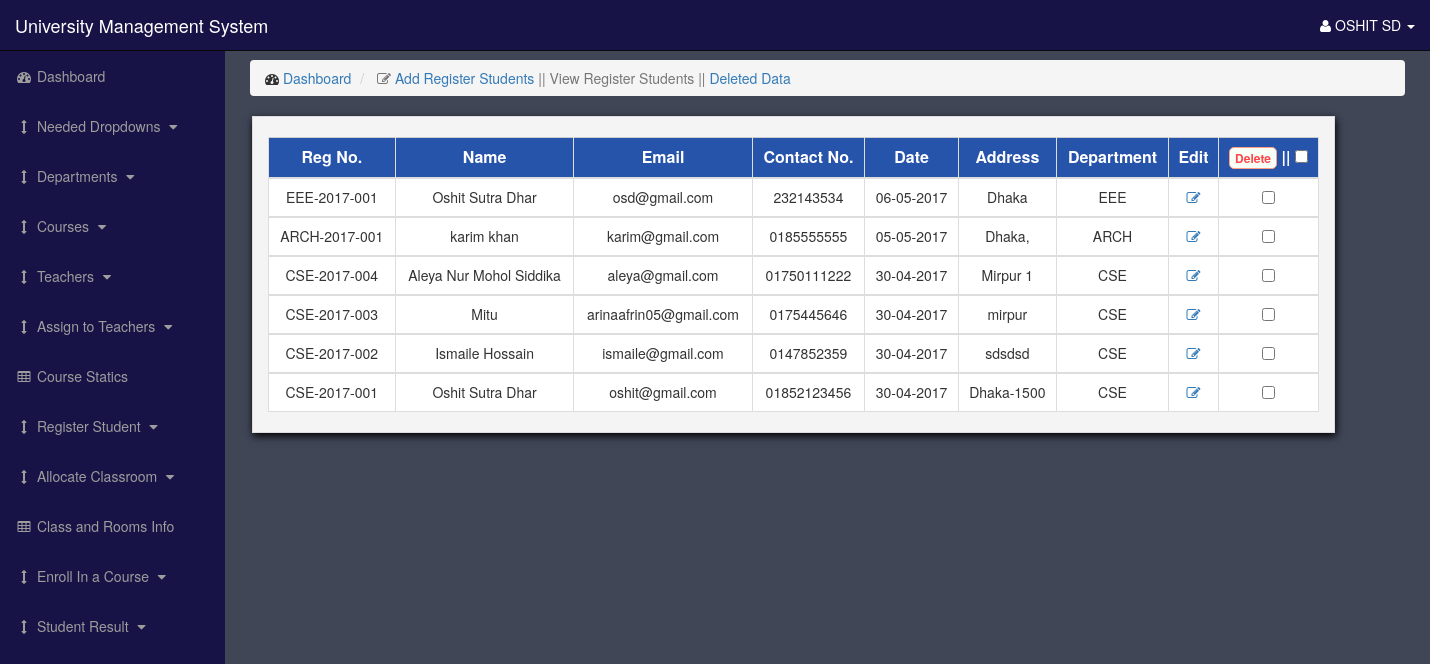
Page /admin/Views/RegisterStudents/showRegStd.php (signed in) on the committed database.
### tables this page shows
CREATE TABLE IF NOT EXISTS `register_stds` (
`id` int(11) NOT NULL,
  `name` varchar(255) NOT NULL,
  `email` varchar(255) NOT NULL,
  `contact` varchar(255) NOT NULL,
  `date` text NOT NULL,
  `address` text NOT NULL,
  `department` varchar(300) NOT NULL,
  `regnum` varchar(255) NOT NULL,
  `is_delete` tinyint(11) NOT NULL DEFAULT '0',
  `created_at` datetime NOT NULL,
  `updated_at` datetime NOT NULL,
  `deleted_at` datetime NOT NULL
);

### admin/Src/RegisterStudents/RegisterStudents.php (called while the page is built, shortened)
<?php
class RegisterStudents extends Dbconnect
{
    public function getAllData()
    {
        $db = $this->pdo;
        $query = 'select * from `register_stds` where is_delete = 0   ORDER BY id DESC';
        $stmt = $db->prepare($query);
        $stmt->execute();
        $allData = $stmt->fetchAll();
        return $allData;
    }
}

### admin/Views/RegisterStudents/showRegStd.php (the view, shortened to what this page needs)
<!DOCTYPE html>
<html lang="en">
<head>
    <link href="../../css/bootstrap.min.css" rel="stylesheet">
    <link href="../../css/sb-admin.css" rel="stylesheet">
    <link href="../../font-awesome/css/font-awesome.min.css" rel="stylesheet" type="text/css">
</head>
<body>
<div id="wrapper">
    <nav class="navbar navbar-inverse navbar-fixed-top header" role="navigation">
        <div class="navbar-header">
            <a class="navbar-brand" href="../../index.php">University Management System</a>
        </div>
        <ul class="nav navbar-right top-nav">
            <li class="dropdown">
                <a href="#" class="dropdown-toggle" data-toggle="dropdown"><i class="fa fa-user"></i>
                    <?php @session_start(); echo $_SESSION['userid']['name']; ?>
                    <b class="caret"></b></a>
            </li>
        </ul>
        <div class="collapse navbar-collapse navbar-ex1-collapse">
            <ul class="nav navbar-nav side-nav">
                <li>
                    <a href="../../index.php"><i class="fa fa-fw fa-dashboard"></i> Dashboard</a>
                </li>
                <li>
                    <a href="javascript:;" data-toggle="collapse" data-target="#demo00"><i class="fa fa-fw fa-arrows-v"></i> Needed Dropdowns <i class="fa fa-fw fa-caret-down"></i></a>
                </li>
                <li>
                    <a href="javascript:;" data-toggle="collapse" data-target="#demo"><i class="fa fa-fw fa-arrows-v"></i> Departments <i class="fa fa-fw fa-caret-down"></i></a>
                </li>
                <li>
                    <a href="javascript:;" data-toggle="collapse" data-target="#demo1"><i class="fa fa-fw fa-arrows-v"></i> Courses <i class="fa fa-fw fa-caret-down"></i></a>
                </li>
                <li>
                    <a href="javascript:;" data-toggle="collapse" data-target="#demo2"><i class="fa fa-fw fa-arrows-v"></i> Teachers <i class="fa fa-fw fa-caret-down"></i></a>
                </li>
                <li>
                    <a href="javascript:;" data-toggle="collapse" data-target="#demo3"><i class="fa fa-fw fa-arrows-v"></i> Assign to Teachers <i class="fa fa-fw fa-caret-down"></i></a>
                </li>
                <li>
                    <a href="../CourseStatic/ViewCourseStatic.php"><i class="fa fa-fw fa-table"></i> Course Statics </a>
                </li>
                <li>
                    <a href="javascript:;" data-toggle="collapse" data-target="#demo5"><i class="fa fa-fw fa-arrows-v"></i> Register Student <i class="fa fa-fw fa-caret-down"></i></a>
                </li>
                <li>
                    <a href="javascript:;" data-toggle="collapse" data-target="#demo6"><i class="fa fa-fw fa-arrows-v"></i> Allocate Classroom <i class="fa fa-fw fa-caret-down"></i></a>
                </li>
                <li>
                    <a href="../ClassAndRoomsInfo/ClassAndRooms.php"><i class="fa fa-fw fa-table"></i> Class and Rooms Info </a>
                </li>
                <li>
                    <a href="javascript:;" data-toggle="collapse" data-target="#demo8"><i class="fa fa-fw fa-arrows-v"></i> Enroll In a Course <i class="fa fa-fw fa-caret-down"></i></a>
                </li>
                <li>
                    <a href="javascript:;" data-toggle="collapse" data-target="#demo9"><i class="fa fa-fw fa-arrows-v"></i> Student Result <i class="fa fa-fw fa-caret-down"></i></a>
                </li>
            </ul>
        </div>
    </nav>
    <div id="page-wrapper">
        <div class="container-fluid">
            <div class="row">
                <div class="col-lg-12">
                    <ol class="breadcrumb">
                        <li>
                            <i class="fa fa-dashboard"></i>  <a href="../../index.php">Dashboard</a>
                        </li>
                        <li class="active">
                            <i class="fa fa-edit"></i> <a href="RegisterStds.php">Add Register Students</a> || View Register Students || <a href="UndoshowRegStd.php">Deleted Data</a>
                        </li>
                    </ol>
                </div>
            </div>
            <?php
            $data = new RegisterStudents();
            $allRegStd = $data->getAllData();
            ?>
            <div class="container">
                <div class="row mainBody">
                    <div class="col-md-12">
                        <form action="deleteAll.php" method="post"  onsubmit="return confirm('Do you really want to delete data ?');">
                        <table class="table table-bordered">
                            <br>
                            <thead>
                            <tr>
                                <th class="txt">Reg No.</th>
                                <th class="txt">Name</th>
                                <th class="txt">Email</th>
                                <th class="txt">Contact No.</th>
                                <th class="txt">Date</th>
                                <th class="txt">Address</th>
                                <th class="txt">Department</th>
                                <th class="txt" style="width: 50px;">Edit</th>
                                <th class="txt" style="width: 100px;">
                                    <button type="submit" name="delete" class="btnnnnn btn-xs">Delete</button> ||
                                    <input type="checkbox" id="checkAll"/>
                                </th>
                            </tr>
                            </thead>
                            <?php
                            foreach ($allRegStd as $data)
                            {
                                ?>
                                <tbody>
                                <tr>
                                    <td class="data"><?php echo $data['regnum']; ?></td>
                                    <td class="data"><?php echo $data['name']; ?></td>
                                    <td class="data"><?php echo $data['email']; ?></td>
                                    <td class="data"><?php echo $data['contact']; ?></td>
                                    <td class="data"><?php echo $data['date']; ?></td>
                                    <td class="data"><?php echo $data['address']; ?></td>
                                    <td class="data"><?php echo $data['department']; ?></td>
                                    <td class="data">
                                        <a href="update.php?id=<?php echo $data['id']; ?>"><li class="fa fa-edit size"></li></a>
                                    </td>
                                    <td class="data">
                                        <input type="checkbox" name="chkbox[]"  value="<?php echo $data['id']; ?>"/>
                                    </td>
                                </tr>
                                </tbody>
                                <?php
                            }
                            ?>
                        </table>
                        </form>
                        <br>
                    </div>
                </div>
            </div><br><br><br>
        </div>
    </div>
</div>
</body>
</html>

### admin/css/sb-admin.css (style rules this page uses)
body { margin-top: 100px; background-color: #414657; }
@media (min-width:768px) { body { margin-top: 50px; } }
#wrapper { padding-left: 0; }
#page-wrapper { width: 100%; padding: 0; background-color:#414657; }
@media (min-width:768px) { #wrapper { padding-left: 225px; } }
@media (min-width:768px) { #page-wrapper { padding: 10px; } }
.top-nav { padding: 0 15px; }
.header { background-color: #181346; }
.top-nav>li { display: inline-block; float: left; }
.top-nav>li>a { padding-top: 15px; padding-bottom: 15px; line-height: 20px; color: #fff; }
@media (min-width:768px) { .side-nav { position: fixed; top: 51px; left: 225px; width: 225px; margin-left: -225px; border: none; border-radius: 0; overflow-y: auto; background-color: #181346; bottom: 0; overflow-x: hidden; padding-bottom: 40px; } }
@media (min-width:768px) { .side-nav>li>a { width: 225px; } }

### admin/Views/RegisterStudents/showRegStd.php (style rules this page uses)
.mainBody { margin: auto; width: 95%; margin-left: -13px; box-shadow: 1px 3px 8px #000; border: 1px solid #ddd; background-color:#f4f4f4 ; }
.table { width: 100%; height:auto; margin: auto; border: 1px solid #ccc; }
.txt { font-size: 16px; font-weight: 600; color: #fff; text-align: center; background-color: #2754ab; }
.data { text-align: center; background-color: #fff; }
.btnnnnn { background-color: #f8fff7; color: #ff454a; border: 1px solid #ff9e82; border-radius: 5px; }

### rows in the picture
register_stds: regnum "EEE-2017-001", name "Oshit Sutra Dhar", email "osd@gmail.com", contact "232143534", date "06-05-2017", address "Dhaka", department "EEE"
register_stds: regnum "ARCH-2017-001", name "karim khan", email "karim@gmail.com", contact "0185555555", date "05-05-2017", address "Dhaka,", department "ARCH"
register_stds: regnum "CSE-2017-004", name "Aleya Nur Mohol Siddika", email "aleya@gmail.com", contact "01750111222", date "30-04-2017", address "Mirpur 1", department "CSE"
register_stds: regnum "CSE-2017-003", name "Mitu", email "arinaafrin05@gmail.com", contact "0175445646", date "30-04-2017", address "mirpur", department "CSE"
register_stds: regnum "CSE-2017-002", name "Ismaile Hossain", email "ismaile@gmail.com", contact "0147852359", date "30-04-2017", address "sdsdsd", department "CSE"
register_stds: regnum "CSE-2017-001", name "Oshit Sutra Dhar", email "oshit@gmail.com", contact "01852123456", date "30-04-2017", address "Dhaka-1500", department "CSE"

### other values in the picture
$_SESSION['userid']['name'] "OSHIT SD"
